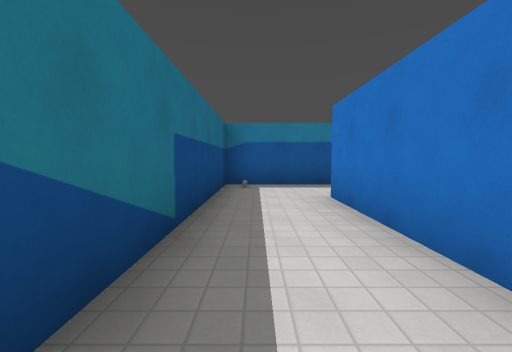
View 1 (above)

24 first-person views from a walk through a level from a Godot 3-D game. The camera is 1.3 m above the floor, tilts 4° down and sees 90° across. The floor is counted in squares, 2 m on a side. Each view is taken from the middle of a square. On the plan, view 1 faces up. The plan holds only what a view shows up to about 9 squares ahead; the rest is blank. The place goes on beyond the plan. Characters and animated objects are left out. Surface patterns are stand-ins for the level's own textures.

View 2
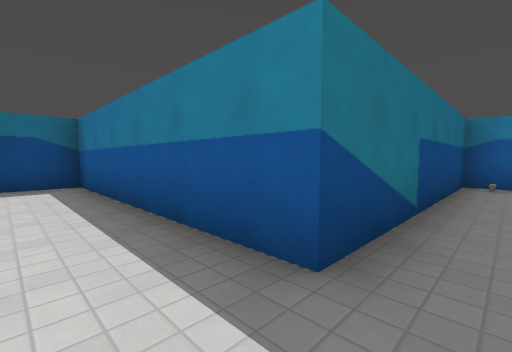

View 3
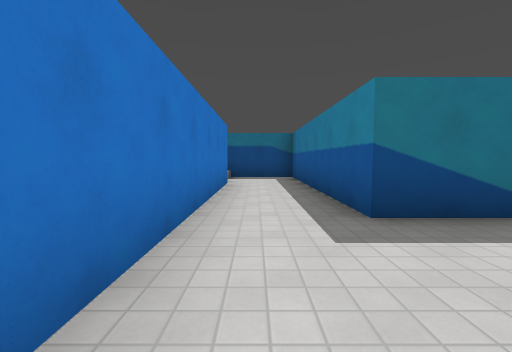

View 4
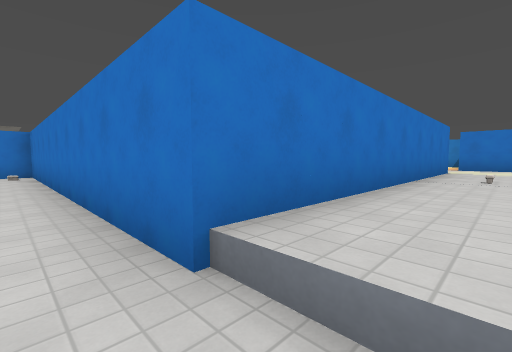

View 5
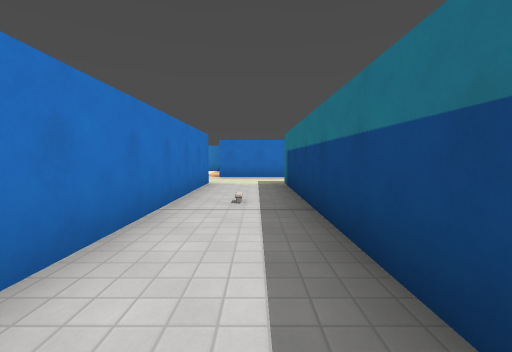

View 6
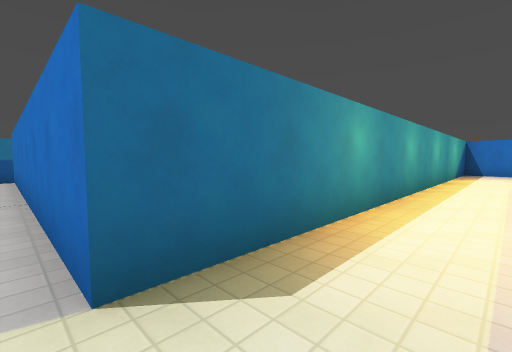

View 7
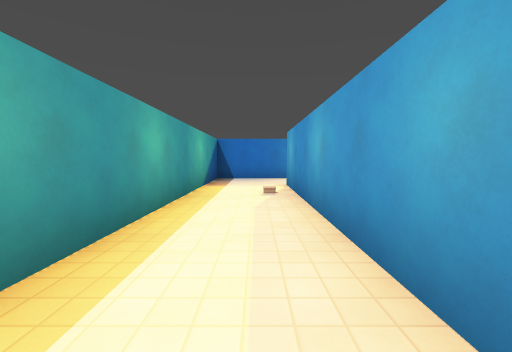

View 8
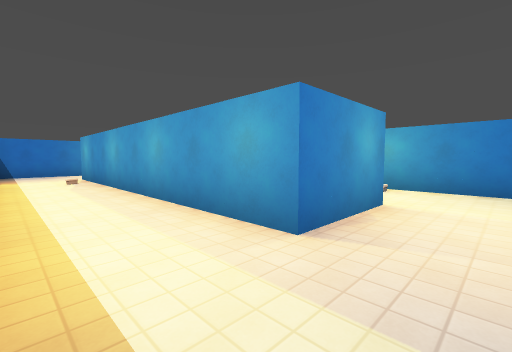

View 9
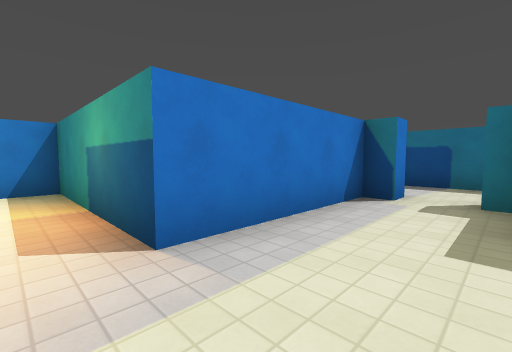

View 10
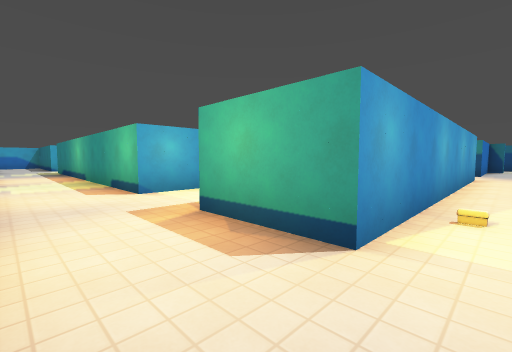

View 11
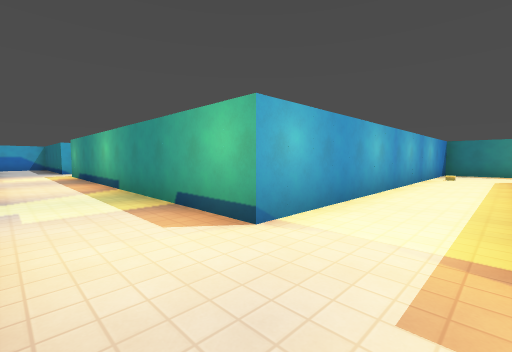

View 12
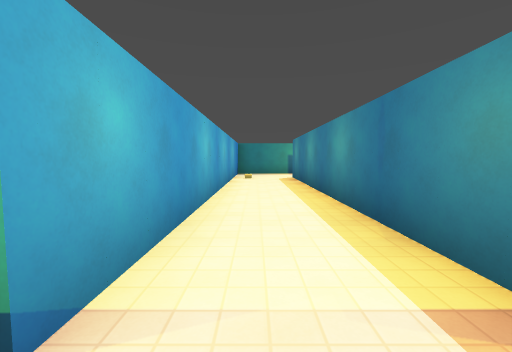

View 13
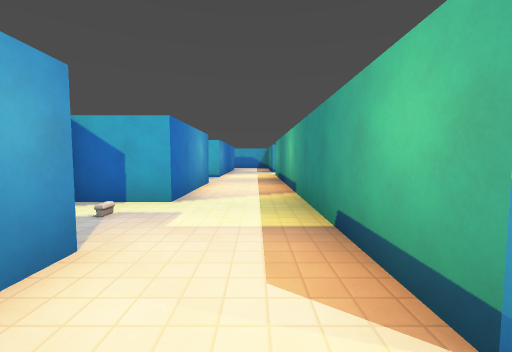

View 14
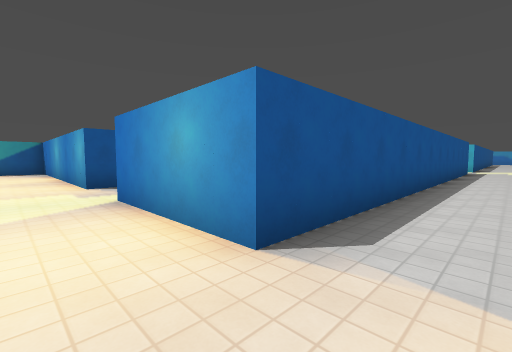

View 15
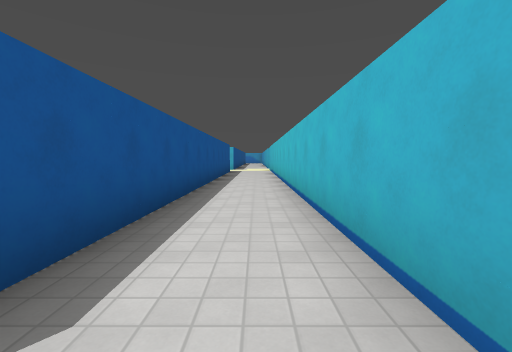

View 16
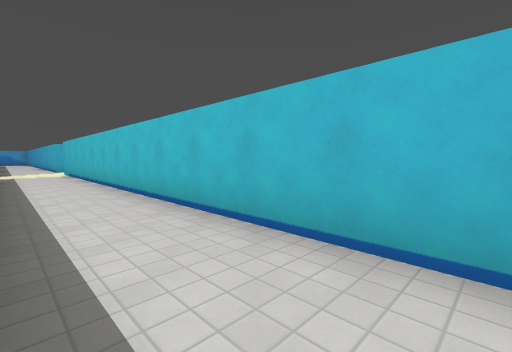

View 17
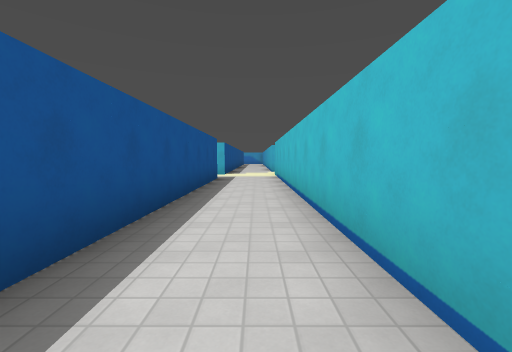

View 18
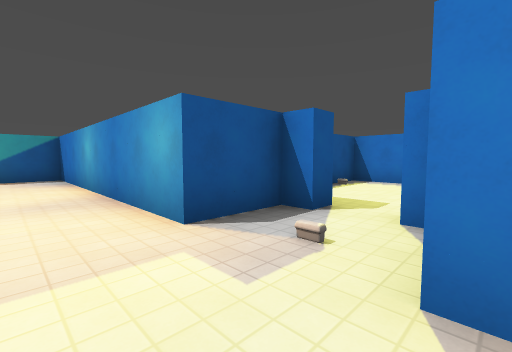

View 19
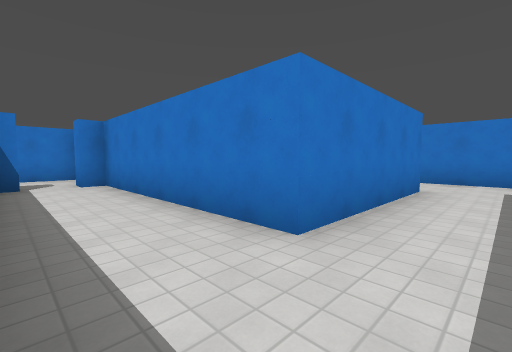

View 20
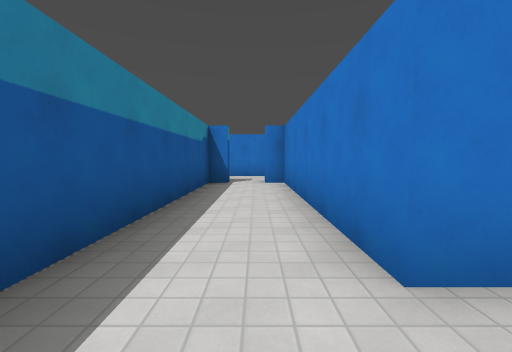

View 21
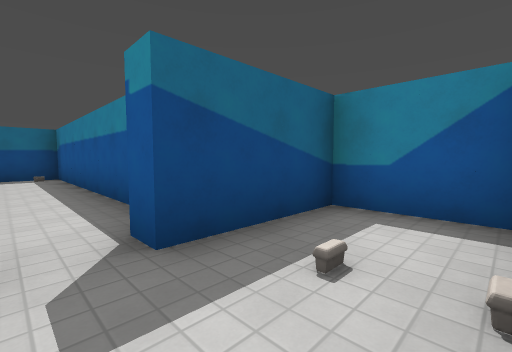

View 22
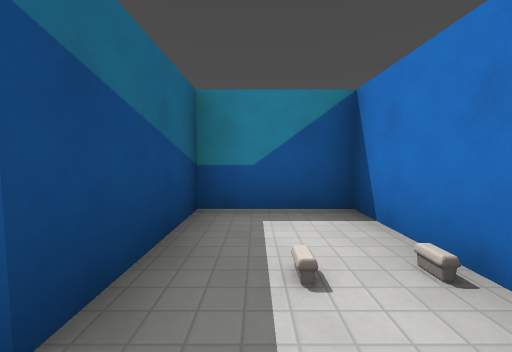

View 23
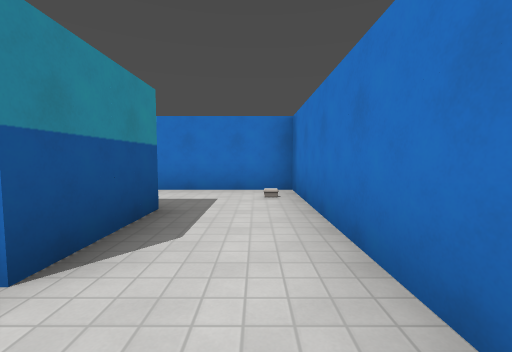

View 24
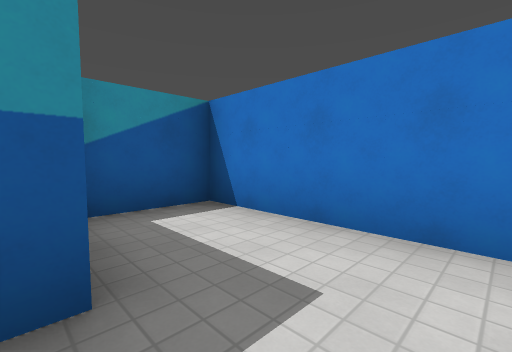

### Floor plan
Key: @ floor where view 1 was taken; # wall or solid block; . main floor; - floor 0.5 m lower than the main floor; / step, stairs or slope.
Columns run from 11 left of view 1 to 18 right of it. Each row starts with its distance up from view 1.
  8                   #--#
  7           #########--#
  6           #-------#--#
  5           #----------#
  4           #--#########
  3           #--#####
  2           #--##--#
  1     #######--##--#
  0     #------@-----#
 -1     #------------#
 -2     #//###########
 -3     #..#
 -4     #..#
 -5     #..#
 -6     #..#
 -7     #..#
 -8     #..#
 -9    ##..############
-10 #..#..............##
-11 #..................#
-12 #. ####..########..#
-13       #..########..#
-14       #............#
-15       #............#
-16       ###########..##
-17                 #...#
-18                 #.. #
-19                 #..##
-20                 #..##
-21                 #..###########
-22                 #.............
-23                 #.............
-24                 #..###########

Positions as (right, up) in squares from view 1, and headings:
1: (0, 0), facing up
2: (0, -1), facing up-left
3: (2, -1), facing left
4: (-6, -1), facing down-right
5: (-6, -3), facing down
6: (-5, -11), facing up-right
7: (-1, -11), facing right
8: (-4, -10), facing down-right
9: (-4, -10), facing down-left
10: (7, -11), facing down-left
11: (7, -14), facing down-left
12: (6, -15), facing left
13: (6, -15), facing down
14: (6, -23), facing up-right
15: (7, -23), facing right
16: (9, -22), facing down-right
17: (11, -23), facing right
18: (6, -19), facing up-right
19: (0, 6), facing down-right
20: (0, 5), facing right
21: (9, 5), facing up-left
22: (8, 5), facing up
23: (0, -1), facing right
24: (3, -1), facing up-right
